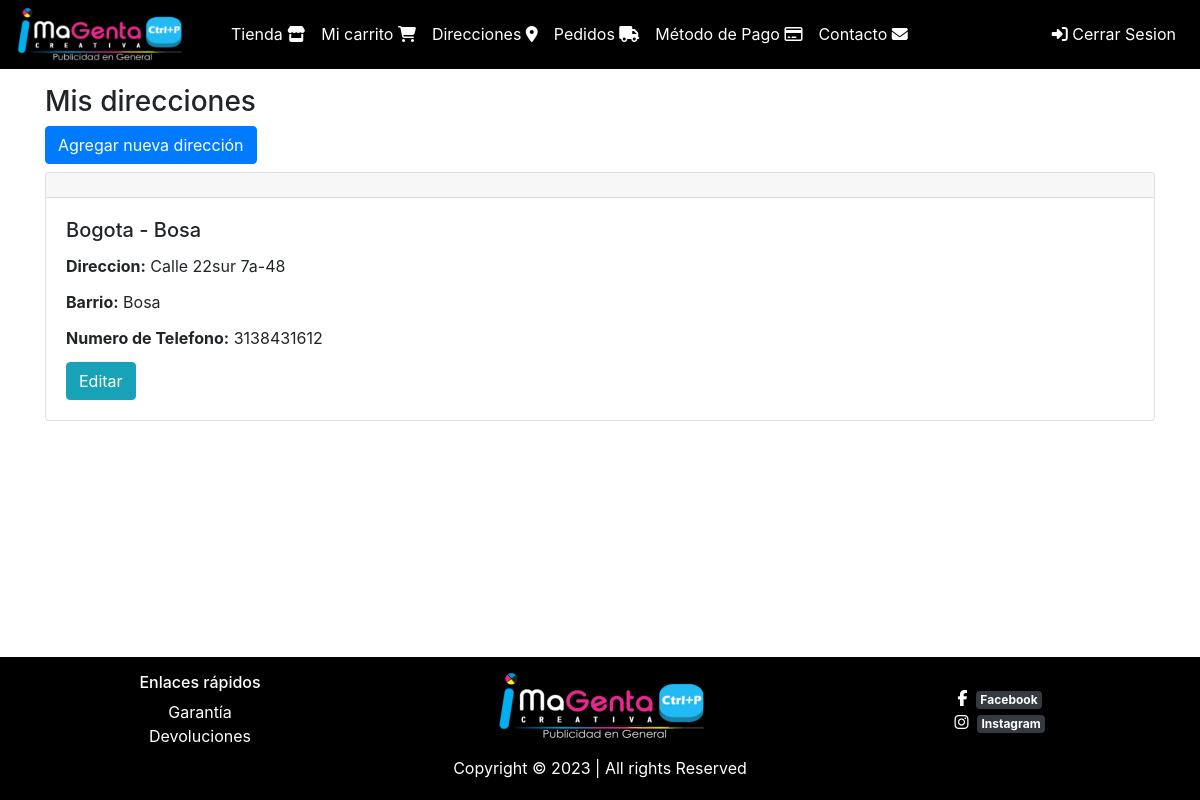
The page /direcciones/ (signed in) on the database its author committed.
### shipping_addresses/models.py (models this page shows, shortened)
class ShippingAddress(models.Model):
    user = models.ForeignKey(User, null=False, blank=False, on_delete=models.CASCADE)
    line1 = models.CharField(max_length=200)
    line2 = models.IntegerField(max_length=200, blank=True)
    OPCIONES_CHOICES = (
        ('Armenia', 'Armenia'),
        ('Barrancabermeja', 'Barrancabermeja'),
        ('Barranquilla', 'Barranquilla'),
        ('Bogotá', 'Bogotá'),
        ('Bucaramanga', 'Bucaramanga'),
        ('Buga', 'Buga'),
        ('Cali', 'Cali'),
        ('Chía', 'Chía'),
        ('Cúcuta', 'Cúcuta'),
        ('Duitama', 'Duitama'),
        ('Girardot', 'Girardot'),
        ('Honda', 'Honda'),
        ('Ibagué', 'Ibagué'),
        ('Ipiales', 'Ipiales'),
        ('Jamundí', 'Jamundí'),
        ('Leticia', 'Leticia'),
        ('Manizales', 'Manizales'),
        ('Mariquita', 'Mariquita'),
        ('Medellín', 'Medellín'),
        ('Mompox', 'Mompox'),
        ('Montería', 'Montería'),
        ('Murillo', 'Murillo'),
        ('Neiva', 'Neiva'),
        ('Pasto', 'Pasto'),
        ('Pereira', 'Pereira'),
        ('San Andrés', 'San Andrés'),
        ('Santa Marta', 'Santa Marta'),
        ('Valledupar', 'Valledupar'),
        ('Barranquila', 'Barranquila'),
        ('Villavicencio', 'Villavicencio'),
        ('Zipaquirá', 'Zipaquirá'),
    )
    city = models.CharField(max_length=50, choices=OPCIONES_CHOICES)
    state = models.CharField(max_length=100)
    reference = models.CharField(max_length=300)
    postal_code = models.IntegerField(max_length=6, null=False, blank=False) #zip
    default = models.BooleanField(default=False)
    created_at = models.DateTimeField(auto_now_add=True)
    @property
    def address(self):
        return '{} - {}'.format(self.city, self.state)

### shipping_addresses/views.py (the view)
# urls.py: path('', views.ShippingAddressListView.as_view(), name='shipping_addresses'),
class ShippingAddressListView(LoginRequiredMixin, ListView):
    login_url = 'login'
    model = ShippingAddress
    template_name = 'shipping_addresses/shipping_addresses.html'
    def get_queryset(self):
        return ShippingAddress.objects.filter(user=self.request.user).order_by('-default')

### shipping_addresses/templates/shipping_addresses/shipping_addresses.html
{% extends 'base.html' %}
{% block content %}
  <div class="col">
    <div class="h3">
      Mis direcciones
    </div>
    <a href="{% url 'shipping_addresses:create' %}" class="btn btn-primary">Agregar nueva dirección</a>
    <div class="mt-2 mb-5">
      {% for shipping_address in object_list %}
        <div class="mt-2">
          {% include 'shipping_addresses/snippets/shipping_address.html' with edit=True %}
        </div>
      {% endfor %}
    </div>
  </div>
{% endblock %}

### shipping_addresses/templates/shipping_addresses/snippets/shipping_address.html (shortened to what this page needs)
<div class="card">
  <h5 class="card-header"></h5>
  <div class="card-body">
    <h5 class="card-title">{{ shipping_address.address }}</h5>
    <div class="card-title">
     <b >Direccion:</b> {{ shipping_address.line1 }}
    </div>
    <div class="card-title">
     <b>Barrio:</b> {{ shipping_address.state }}
    </div>
    <div class="card-title">
      <b>Numero de Telefono:</b> {{ shipping_address.line2 }}
    </div>
    {% if edit %}
      <div class="mt-2">
        <a href="{% url 'shipping_addresses:update' shipping_address.pk %}" class="btn btn-info">Editar</a>
      {% endif %}
    </div>
  </div>
</div>

### static/css/hola.css (style rules this page uses)
body { position: relative; padding-bottom: 8em; min-height: 100vh; }

### rows shown on the page
ShippingAddress: address "Bogota - Bosa", line1 "Calle 22sur 7a-48", state "Bosa", line2 "3138431612"
